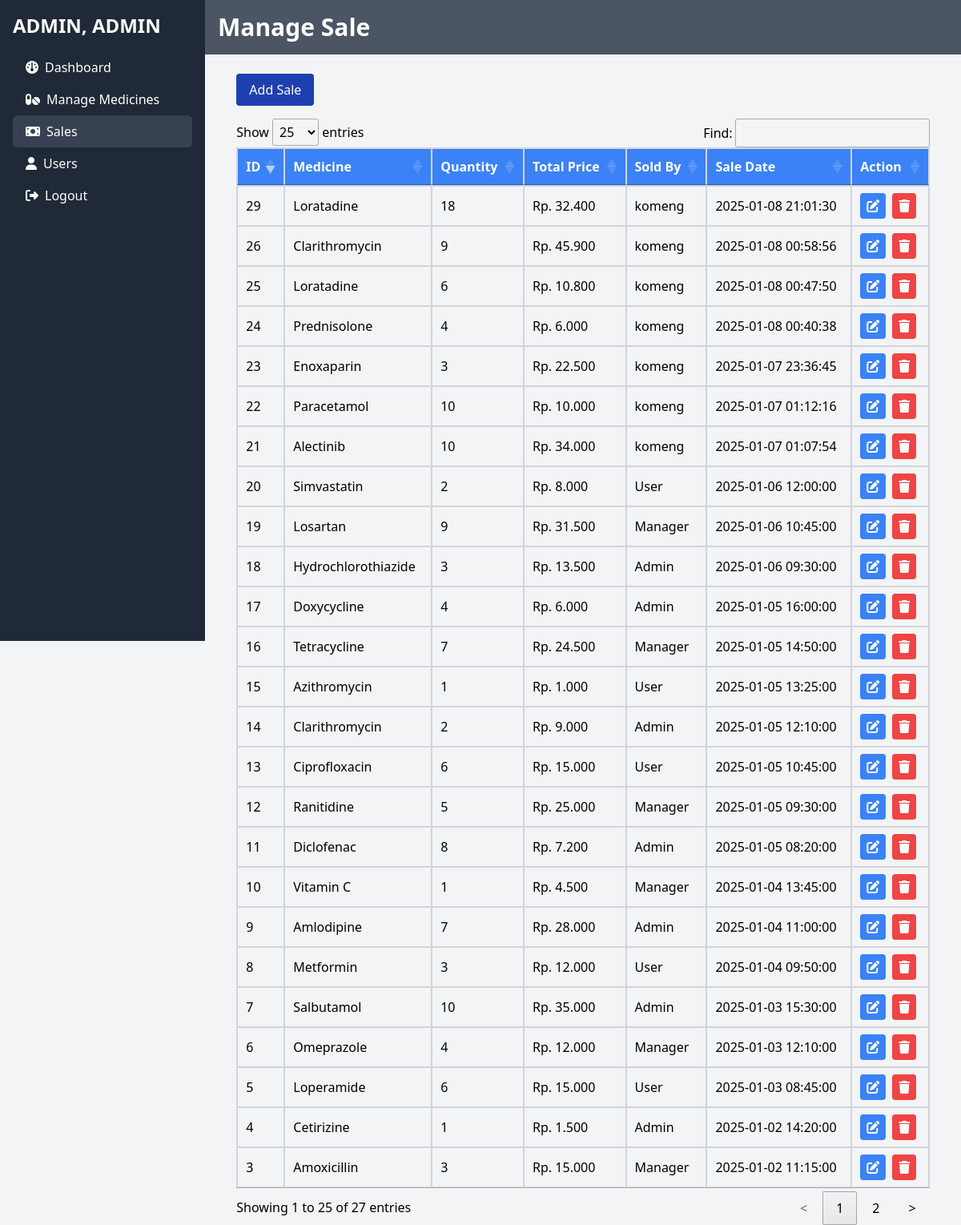
Screenshot of /views/sales/main_sales.php (signed in) with the database file from the repository.
### tables this page shows
CREATE TABLE `sales` (
  `id` int NOT NULL AUTO_INCREMENT,
  `medicine_id` int NOT NULL,
  `quantity` int NOT NULL,
  `total_price` decimal(10,2) NOT NULL,
  `sold_by` varchar(255) NOT NULL,
  `sale_date` datetime DEFAULT CURRENT_TIMESTAMP,
  `deleted` char(5) NOT NULL DEFAULT '',
  PRIMARY KEY (`id`),
  KEY `medicine_id` (`medicine_id`),
  CONSTRAINT `sales_ibfk_1` FOREIGN KEY (`medicine_id`) REFERENCES `medicines` (`id`) ON DELETE CASCADE
);

CREATE TABLE `medicines` (
  `id` int NOT NULL AUTO_INCREMENT,
  `name` varchar(255) NOT NULL,
  `category` varchar(100) DEFAULT NULL,
  `stock` int DEFAULT NULL,
  `price` decimal(10,2) DEFAULT NULL,
  `deleted` char(5) DEFAULT NULL,
  PRIMARY KEY (`id`)
);

### includes/sales.php (called while the page is built, shortened)
<?php
include 'db.php';
function getSales()
{
    global $conn;
    $query =    "SELECT
                s.id, m.name as medicine, s.quantity, s.total_price, s.sold_by, s.sale_date
                FROM sales s
                JOIN medicines m ON s.medicine_id = m.id
                WHERE s.deleted!='*'";
    $stmt = $conn->prepare($query);
    $stmt->execute();
    return $stmt->fetchAll(PDO::FETCH_ASSOC);
}

### views/sales/main_sales.php (the view, shortened to what this page needs)
<?php
include '../../includes/auth.php';
include '../../includes/sales.php';
$user = $_SESSION['user'];
$sales = getSales();
?>
<!DOCTYPE html>
<html lang="en">
<head>
    <link href="https://cdn.jsdelivr.net/npm/tailwindcss@2.2.19/dist/tailwind.min.css" rel="stylesheet">
    <link rel="stylesheet" type="text/css" href="https://cdn.datatables.net/1.11.5/css/jquery.dataTables.css">
</head>
<body class="bg-gray-100">
    <div class="flex">
        <div class="w-64 h-screen bg-gray-800 text-white p-4 sticky top-0">
            <h2 class="text-2xl font-bold mb-4"><?php echo strtoupper($user['role']) ?>, <?php echo strtoupper($user['username']) ?></h2>
            <ul>
                <li>
                    <a href="../dashboard.php" class="hover:bg-gray-700 py-2 pl-4 rounded-md block flex items-center gap-2">
                        <i class="fa-solid fa-gauge"></i>
                        <p>Dashboard</p>
                    </a>
                </li>
                <li>
                    <a href="../medicine/main_medicine.php" class="hover:bg-gray-700 py-2 pl-4 rounded-md block flex items-center gap-2">
                        <i class="fa-solid fa-pills"></i>
                        <p>Manage Medicines</p>
                    </a>
                </li>
                <li>
                    <a href="main_sales.php" class="bg-gray-700 py-2 pl-4 rounded-md block flex items-center gap-2">
                        <i class="fa-solid fa-money-bill"></i>
                        <p>Sales</p>
                    </a>
                </li>
                <li>
                    <a href="./users/main_users.php" class="hover:bg-gray-700 py-2 pl-4 rounded-md block flex items-center gap-2">
                        <i class="fa-solid fa-user"></i>
                        <p>Users</p>
                    </a>
                </li>
                <li>
                    <a href="../../includes/auth.php?action=logout" class="hover:bg-gray-700 py-2 pl-4 rounded-md block flex items-center gap-2">
                        <i class="fa-solid fa-right-from-bracket"></i>
                        <p>Logout</p>
                    </a>
                </li>
            </ul>
        </div>
        <div class="flex-1">
            <h1 class="text-3xl text-white p-4 mb-6 font-bold bg-gray-600 w-full sticky top-0 z-50">Manage Sale</h1>
            <div class="flex flex-col items-center">
                <div class="flex items-start w-11/12">
                    <a href="create_sales.php" class="bg-blue-800 text-white px-4 py-2 mb-4 rounded hover:bg-blue-700 hover:underline">Add Sale</a>
                </div>
                <div class="on w-11/12">
                    <table id="saleTable" class="min-w-full table-auto border-collapse border border-gray-300">
                        <thead class="bg-blue-500 text-white">
                            <tr>
                                <th class="border border-gray-300 px-4 py-2">ID</th>
                                <th class="border border-gray-300 px-4 py-2">Medicine</th>
                                <th class="border border-gray-300 px-4 py-2">Quantity</th>
                                <th class="border border-gray-300 px-4 py-2">Total Price</th>
                                <th class="border border-gray-300 px-4 py-2">Sold By</th>
                                <th class="border border-gray-300 px-4 py-2">Sale Date</th>
                                <th class="border border-gray-300 px-4 py-2">Action</th>
                            </tr>
                        </thead>
                        <tbody>
                            <?php if (empty($sales)): ?>
                                <tr>
                                    <td colspan="6" class="text-center py-4">No sales available.</td>
                                </tr>
                            <?php else: ?>
                                <?php foreach ($sales as $sale): ?>
                                    <tr class="bg-gray-100 hover:bg-gray-200 active:bg-gray-300">
                                        <td class="border border-gray-300 px-4 py-2"><?= htmlspecialchars($sale['id']); ?></td>
                                        <td class="border border-gray-300 px-4 py-2"><?= htmlspecialchars($sale['medicine']); ?></td>
                                        <td class="border border-gray-300 px-4 py-2"><?= htmlspecialchars($sale['quantity']); ?></td>
                                        <td class="border border-gray-300 px-4 py-2">Rp. <?= number_format(htmlspecialchars($sale['total_price']), 0, ',', '.'); ?></td>
                                        <td class="border border-gray-300 px-4 py-2"><?= $sale['sold_by'] ?></td>
                                        <td class="border border-gray-300 px-4 py-2"><?= $sale['sale_date'] ?></td>
                                        <td class="border border-gray-300 px-4 py-2 flex gap-2">
                                            <div class="bg-blue-500 text-white px-2 py-1 rounded hover:bg-blue-400"><a href="edit_sales.php?id=<?= $sale['id'] ?>"><i class="fa-solid fa-pen-to-square"></i></a></div>
                                            <div class="bg-red-500 text-white px-2 py-1 rounded hover:bg-red-400 cursor-pointer" onclick="softDeleteSale(<?php echo $sale['id']; ?>)"><i class="fa-solid fa-trash"></i></div>
                                        </td>
                                    </tr>
                                <?php endforeach; ?>
                            <?php endif; ?>
                        </tbody>
                    </table>
                </div>
            </div>
        </div>
    </div>
</body>
</html>

### rows the page displays
sales: id "3", medicine.name "Amoxicillin", quantity "3", total_price "15.000", sold_by "Manager", sale_date "2025-01-02 11:15:00"
sales: id "4", medicine.name "Cetirizine", quantity "1", total_price "1.500", sold_by "Admin", sale_date "2025-01-02 14:20:00"
sales: id "5", medicine.name "Loperamide", quantity "6", total_price "15.000", sold_by "User", sale_date "2025-01-03 08:45:00"
sales: id "6", medicine.name "Omeprazole", quantity "4", total_price "12.000", sold_by "Manager", sale_date "2025-01-03 12:10:00"
sales: id "7", medicine.name "Salbutamol", quantity "10", total_price "35.000", sold_by "Admin", sale_date "2025-01-03 15:30:00"
sales: id "8", medicine.name "Metformin", quantity "3", total_price "12.000", sold_by "User", sale_date "2025-01-04 09:50:00"
sales: id "9", medicine.name "Amlodipine", quantity "7", total_price "28.000", sold_by "Admin", sale_date "2025-01-04 11:00:00"
sales: id "10", medicine.name "Vitamin C", quantity "1", total_price "4.500", sold_by "Manager", sale_date "2025-01-04 13:45:00"
sales: id "11", medicine.name "Diclofenac", quantity "8", total_price "7.200", sold_by "Admin", sale_date "2025-01-05 08:20:00"
sales: id "12", medicine.name "Ranitidine", quantity "5", total_price "25.000", sold_by "Manager", sale_date "2025-01-05 09:30:00"
sales: id "13", medicine.name "Ciprofloxacin", quantity "6", total_price "15.000", sold_by "User", sale_date "2025-01-05 10:45:00"
sales: id "14", medicine.name "Clarithromycin", quantity "2", total_price "9.000", sold_by "Admin", sale_date "2025-01-05 12:10:00"
sales: id "15", medicine.name "Azithromycin", quantity "1", total_price "1.000", sold_by "User", sale_date "2025-01-05 13:25:00"
sales: id "16", medicine.name "Tetracycline", quantity "7", total_price "24.500", sold_by "Manager", sale_date "2025-01-05 14:50:00"
sales: id "17", medicine.name "Doxycycline", quantity "4", total_price "6.000", sold_by "Admin", sale_date "2025-01-05 16:00:00"
sales: id "18", medicine.name "Hydrochlorothiazide", quantity "3", total_price "13.500", sold_by "Admin", sale_date "2025-01-06 09:30:00"
sales: id "19", medicine.name "Losartan", quantity "9", total_price "31.500", sold_by "Manager", sale_date "2025-01-06 10:45:00"
sales: id "20", medicine.name "Simvastatin", quantity "2", total_price "8.000", sold_by "User", sale_date "2025-01-06 12:00:00"
sales: id "21", medicine.name "Alectinib", quantity "10", total_price "34.000", sold_by "komeng", sale_date "2025-01-07 01:07:54"
sales: id "22", medicine.name "Paracetamol", quantity "10", total_price "10.000", sold_by "komeng", sale_date "2025-01-07 01:12:16"
sales: id "23", medicine.name "Enoxaparin", quantity "3", total_price "22.500", sold_by "komeng", sale_date "2025-01-07 23:36:45"
sales: id "24", medicine.name "Prednisolone", quantity "4", total_price "6.000", sold_by "komeng", sale_date "2025-01-08 00:40:38"
sales: id "25", medicine.name "Loratadine", quantity "6", total_price "10.800", sold_by "komeng", sale_date "2025-01-08 00:47:50"
sales: id "26", medicine.name "Clarithromycin", quantity "9", total_price "45.900", sold_by "komeng", sale_date "2025-01-08 00:58:56"
sales: id "29", medicine.name "Loratadine", quantity "18", total_price "32.400", sold_by "komeng", sale_date "2025-01-08 21:01:30"

### other values shown
$user['role'] "ADMIN"
$user['username'] "ADMIN"
